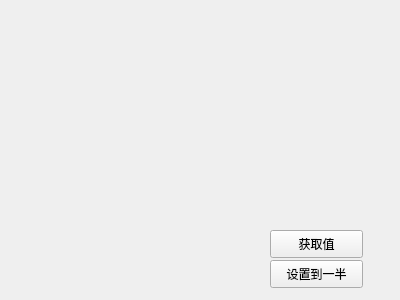
<?xml version="1.0" encoding="UTF-8"?>
<ui version="4.0">
 <class>Widget</class>
 <widget class="QWidget" name="Widget">
  <property name="geometry">
   <rect>
    <x>0</x>
    <y>0</y>
    <width>400</width>
    <height>300</height>
   </rect>
  </property>
  <property name="windowTitle">
   <string>Widget</string>
  </property>
  <widget class="SmallWidget" name="widget" native="true">
   <property name="geometry">
    <rect>
     <x>20</x>
     <y>230</y>
     <width>231</width>
     <height>51</height>
    </rect>
   </property>
  </widget>
  <widget class="QPushButton" name="btnGet">
   <property name="geometry">
    <rect>
     <x>270</x>
     <y>230</y>
     <width>93</width>
     <height>28</height>
    </rect>
   </property>
   <property name="text">
    <string>获取值</string>
   </property>
  </widget>
  <widget class="QPushButton" name="btnSet">
   <property name="geometry">
    <rect>
     <x>270</x>
     <y>260</y>
     <width>93</width>
     <height>28</height>
    </rect>
   </property>
   <property name="text">
    <string>设置到一半</string>
   </property>
  </widget>
 </widget>
 <layoutdefault spacing="6" margin="11"/>
 <customwidgets>
  <customwidget>
   <class>SmallWidget</class>
   <extends>QWidget</extends>
   <header location="global">smallwidget.h</header>
   <container>1</container>
  </customwidget>
 </customwidgets>
 <resources/>
 <connections/>
</ui>
